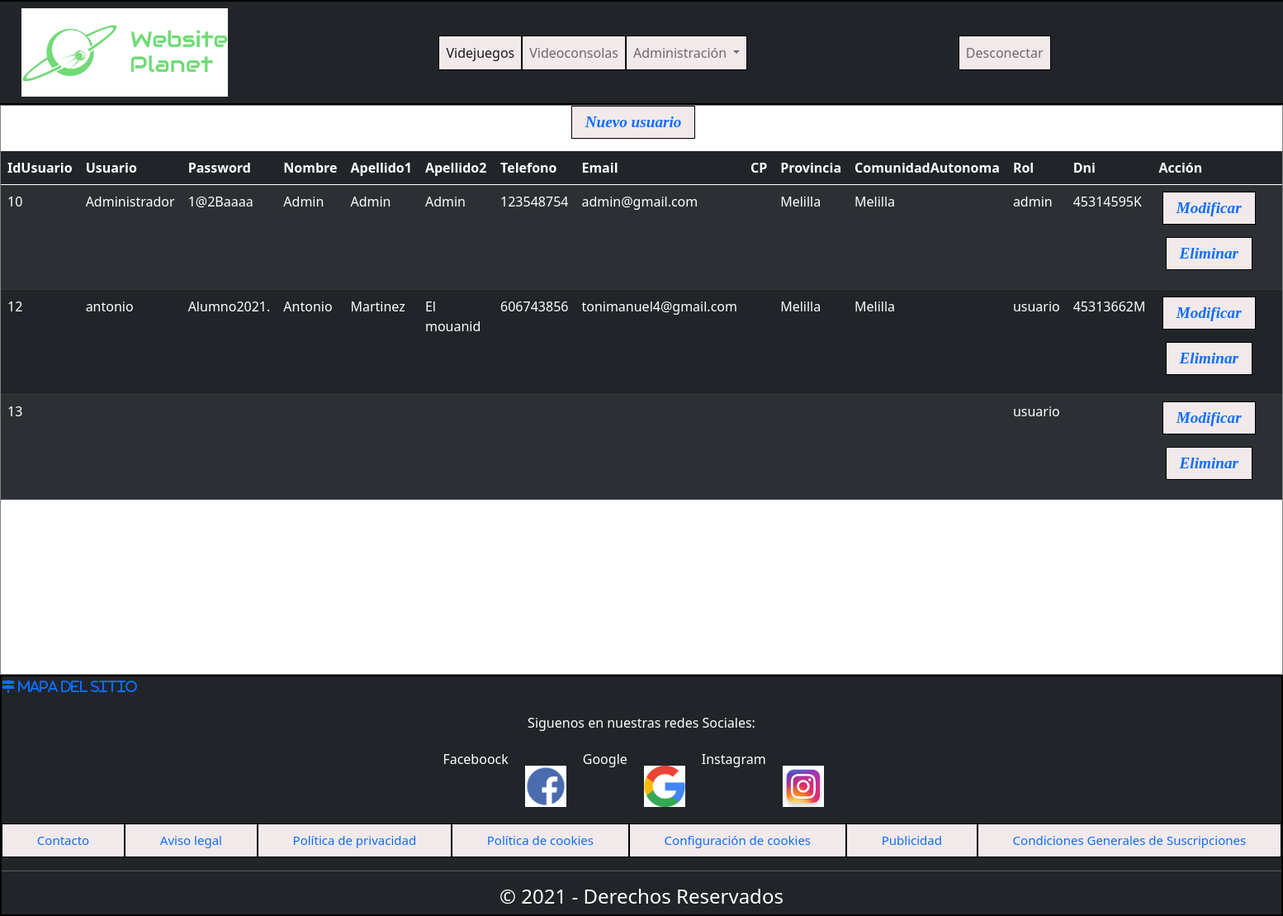
Page /panel.php (signed in) on the committed database.
### tables this page shows
CREATE TABLE `usuario` (
  `idUsuario` int(11) NOT NULL,
  `Usuario` varchar(20) NOT NULL COMMENT 'El usuario debe ser ?nico en la Base de Datos. Adem?s debe tener una longitud m?nima de 6 caracteres.',
  `Password` varchar(45) NOT NULL COMMENT 'La contrase?a no puede ser nula.\nTiene que tener una longitud m?nima de 8 caracteres, contener n?meros y alg?n car?cter especial de la siguiente lista (!,@,#,$,%,&,?,?,*,?)',
  `Nombre` varchar(45) NOT NULL,
  `Apellido1` varchar(45) NOT NULL,
  `Apellido2` varchar(45) DEFAULT NULL,
  `Telefono` varchar(10) NOT NULL COMMENT 'Se comprobar? que solo puedan ser tel?fonos nacionales',
  `Email` varchar(45) NOT NULL COMMENT 'Se comprobar? que es un email v?lido',
  `CP` varchar(5) NOT NULL,
  `Provincia` varchar(45) NOT NULL COMMENT 'Se comprobar? que la provincia introducida concuerda con el CP introducido',
  `ComunidadAutonoma` varchar(45) NOT NULL COMMENT 'Se comprobar? que la provincia seleccionada pertenece a la comunidad aut?noma correspondiente',
  `Rol` varchar(45) NOT NULL,
  `Dni` varchar(45) NOT NULL
);

### DAOusuarios.php (called while the page is built, shortened)
<?php
    function obtenerUsuarios($conexion){
         $consulta = "SELECT * FROM Usuario" ;
         $resultado = mysqli_query($conexion, $consulta);
         return $resultado;
    }
?>

### panel.php (the view, shortened to what this page needs)
<?php
	require 'DAOusuarios.php';
?>
<!DOCTYPE html>
<html>
	<head>
		<link rel="stylesheet" type="text/css" href="css/estilo.css">
		<link href="https://cdn.jsdelivr.net/npm/bootstrap@5.0.0-beta2/dist/css/bootstrap.min.css" rel="stylesheet">
	</head>
<body>
<?php include('./inc/header.php');?>
<div class="cuerpo">
	<div class="nav justify-content-center" id="botones">
		<a class="nav-item nav-link" aria-current="page" href="nuevoUsuario.php">Nuevo usuario</a>
	</div>
	<table class="table table-striped table-dark">
		<thead>
			<tr>
				<th>IdUsuario</th>
				<th>Usuario</th>
				<th>Password</th>
				<th>Nombre</th>
				<th>Apellido1</th>
				<th>Apellido2</th>
				<th>Telefono</th>
				<th>Email</th>
				<th>CP</th>
				<th>Provincia</th>
				<th>ComunidadAutonoma</th>
				<th>Rol</th>
				<th>Dni</th>
				<th>Acción</th>
			</tr>
		</thead>
		<tbody>
			<?php
				 $conexion = conectar(false);
				 $result = obtenerUsuarios($conexion);
				 while ($fila = mysqli_fetch_assoc($result)) {?>
				 	<tr>
				 		<?php foreach ($fila as $key => $value) {?>
				 			<td id="td"> <?= $value ?> </td>
				 		<?php
				 			}
				 		?>
				 			<td>
								<ul class="nav justify-content-center">
							  		<li class="nav-item" id="botones">
							    		<a class="nav-link active" aria-current="page" href="actualizarUsuarioAdmin.php?idUsuario=<?php echo $fila['idUsuario']; ?>" value="Actualizar" name="Actualizar">Modificar</a>
							  		</li>
									<li class="nav-item" id="botones">
							    		<a  class="nav-link" href="borrar_usuarioAdmin.php?idUsuario=<?php  echo $fila['idUsuario'];?>" value="eliminar" name="eliminar" onclick="return ConfirmarEliminar()">Eliminar</a>
									</li>
								</ul>
							</td>
				 	</tr>
				 		<?php
							}
						?>
		</tbody>
	</table>
</div>
<?php include("./inc/footer.php")?>
</body>
</html>

### inc/header.php (shortened to what this page needs)
<?php
if(empty($_SESSION['idUsuario'])){
	echo'
<header class="row bg-dark">
	<nav class="navbar navbar-expand-lg navbar-light bg-dark">
  		<div class="container-fluid">
   			<a class="justify-content-start" href="Home.php"><img src="imagenes/logo-home.png" loading="eager" class="img-responsive"></a>
			<button class="navbar-toggler" type="button" data-bs-toggle="collapse" data-bs-target="#navbarSupportedContent" aria-controls="navbarSupportedContent" aria-expanded="false" aria-label="Toggle navigation">
      			<span class="navbar-toggler-icon"></span>
    		</button>
    		<div class="collapse navbar-collapse" id="navbarSupportedContent">
      			<ul class="navbar-nav me-auto mb-2 mb-lg-0 justify-content-center mx-auto">
      				<li class="nav-item">
				    	<a class="nav-link active" aria-current="page" href="videojuegosusuario.php"> Videjuegos</a>
				  	</li>
				 	<li class="nav-item">
						<a class="nav-link" href="videoconsolasusuario.php"> Videoconsolas</a>
				  	</li>
      			</ul>
      			<ul class="navbar-nav mb-2 mb-lg-0">
      				<li class="nav-item">
        				<a class="nav-link bg-primary" href="login.php"><svg xmlns="http://www.w3.org/2000/svg" width="16" height="16" fill="currentColor" class="bi bi-person-circle" viewBox="0 0 16 16">
				  	<path d="M11 6a3 3 0 1 1-6 0 3 3 0 0 1 6 0z"/>
				  	<path fill-rule="evenodd" d="M0 8a8 8 0 1 1 16 0A8 8 0 0 1 0 8zm8-7a7 7 0 0 0-5.468 11.37C3.242 11.226 4.805 10 8 10s4.757 1.225 5.468 2.37A7 7 0 0 0 8 1z"/></svg>  Logueate</a>
        			</li>
        			<li class="nav-item">
        				<a class="nav-link bg-danger" href="ingresarUsuario.php"><svg xmlns="http://www.w3.org/2000/svg" width="16" height="16" fill="currentColor" class="bi bi-person-plus-fill" viewBox="0 0 16 16">
			  		<path d="M1 14s-1 0-1-1 1-4 6-4 6 3 6 4-1 1-1 1H1zm5-6a3 3 0 1 0 0-6 3 3 0 0 0 0 6z"/>
			 		<path fill-rule="evenodd" d="M13.5 5a.5.5 0 0 1 .5.5V7h1.5a.5.5 0 0 1 0 1H14v1.5a.5.5 0 0 1-1 0V8h-1.5a.5.5 0 0 1 0-1H13V5.5a.5.5 0 0 1 .5-.5z"/>
					</svg>  Registrate</a>
        			</li>
      			</ul>
    		</div>
  		</div>
	</nav>
</header>
';
}else{
switch($_SESSION['Rol']){
		case "admin":
			echo'
<header class="row bg-dark">
	<nav class="navbar navbar-expand-lg navbar-light bg-dark">
  		<div class="container-fluid">
   			<a class="justify-content-start" href="Home.php"><img src="imagenes/logo-home.png" loading="eager" class="img-responsive"></a>
			<button class="navbar-toggler" type="button" data-bs-toggle="collapse" data-bs-target="#navbarSupportedContent" aria-controls="navbarSupportedContent" aria-expanded="false" aria-label="Toggle navigation">
      			<span class="navbar-toggler-icon"></span>
    		</button>
    		<div class="collapse navbar-collapse" id="navbarSupportedContent">
      			<ul class="navbar-nav me-auto mb-2 mb-lg-0 mx-auto">
      				<li class="nav-item">
				    	<a class="nav-link active" aria-current="page" href="videojuegosusuario.php"> Videjuegos</a>
				  	</li>
				 	<li class="nav-item">
						<a class="nav-link" href="videoconsolasusuario.php"> Videoconsolas</a>
				  	</li>
        			<li class="nav-item dropdown">
          				<a class="nav-link dropdown-toggle" id="navbarDropdown" role="button" data-bs-toggle="dropdown" aria-expanded="true">
            			Administración
          				</a>
          				<ul class="dropdown-menu" aria-labelledby="navbarDropdown">
            				<li><a class="dropdown-item" href="videoconsolasadmin.php">Videoconsolas</a></li>
            				<li><a class="dropdown-item" href="videojuegosadmin.php">Videojuegos</a></li>
            				<li><a class="dropdown-item" href="panel.php">Panel de Usuarios</a></li>
            				<li><a class="dropdown-item" href="productosadmin.php">Productos</a></li>
      					</ul>
        			</li>
      			</ul>
      			<ul class="navbar-nav me-auto mb-2 mb-lg-0 justify-content-end">
      				<li class="nav-item">
        				<a class="nav-link" href="logout.php">Desconectar</a>
        			</li>
      			</ul>
    		</div>
  		</div>
	</nav>
</header>
';
			break;
	}
}
?>

### inc/footer.php
<footer class="bg-dark">
	<div>
			<div id="mapa-del-sitio">
			<a href="mapa-del-sitio.php"><i class="fas fa-map-signs"> Mapa del Sitio</i></a>
			</div>
			<p id="parrafo-footer">Siguenos en nuestras redes Sociales:</p>
			<div class="redes-footer">
				<p>Faceboock</p>
				<a href="https://www.facebook.com/toni.manuel781/"><img src="imagenes/facebook-icono.png" class="icon-redes-footer"></a>
				<p>Google</p>
				<a href="https://www.google.es/"><img src="imagenes/google-icono.png" class="icon-redes-footer"></a>
				<p>Instagram</p>
				<a href="https://www.instagram.com/toniimanuel7/"><img src="imagenes/instagram-icono.jpg" class="icon-redes-footer"></a>
			</div>
				<div class="ayudas">
					<ul class="nav nav-pills nav-fill">
					  <li class="nav-item">
					    <a class="nav-link" href="#">Contacto</a>
					  </li>
					  <li class="nav-item">
					    <a class="nav-link" href="#">Aviso legal</a>
					  </li>
					  <li class="nav-item">
					    <a class="nav-link" href="#">Política de privacidad</a>
					  </li>
					  <li class="nav-item">
					    <a class="nav-link" href="#">Política de cookies</a>
					  </li>
					  <li class="nav-item">
					    <a class="nav-link" href="#">Configuración de cookies</a>
					  </li>
					  <li class="nav-item">
					    <a class="nav-link" href="#">Publicidad</a>
					  </li>
					  <li class="nav-item">
					    <a class="nav-link" href="#">Condiciones Generales de Suscripciones</a>
					  </li>
					</ul>
				</div>
			<hr>
			<h4>© 2021  -  Derechos Reservados</h4>
	</div>
</footer>

### css/estilo.css (style rules this page uses)
body { background-color: #a7b2c4; }
header { background-color: black; border: solid 2px black; display: flex; justify-content: space-between; align-items: center; max-height: 200px; }
footer { color: white; background-color: #fc2003; border: solid 2px black; }
img { width: 250px; }
h4 { text-align: center; margin-top: 40px; margin-bottom: 10px; color: white; font-weight: 500; }
.cuerpo { min-height: calc(100vh - 80px - 30px); background-color: white; border: solid 1px grey; }
.nav-link { color: black; }
.nav-item { background-color: #f2e9eb; border: solid 1px black; color: red; }
.redes-footer { display: flex; justify-content: center; margin-top: 20px; }
.icon-redes-footer { font-size: 40px; color: white; margin: 20px; background-color: black; width: 50px; height: 50px; display: flex; justify-content: center; }
.ayudas { font-size: 15px; }
.navbar { display: flex; flex-wrap: wrap; }
#parrafo-footer { margin-top: 20px; text-align: center; color: white; }
#botones { font: oblique bold 120% cursive; margin-right: 20px; margin-bottom: 15px; }

### rows in the picture
usuario: idUsuario "10", Usuario "Administrador", Password "1@2Baaaa", Nombre "Admin", Apellido1 "Admin", Apellido2 "Admin", Telefono "123548754", Email "admin@gmail.com", Provincia "Melilla", ComunidadAutonoma "Melilla", Rol "admin", Dni "45314595K"
usuario: idUsuario "12", Usuario "antonio", Password "Alumno2021.", Nombre "Antonio", Apellido1 "Martinez", Apellido2 "El mouanid", Telefono "606743856", Email "tonimanuel4@gmail.com", Provincia "Melilla", ComunidadAutonoma "Melilla", Rol "usuario", Dni "45313662M"
usuario: idUsuario "13", Rol "usuario"
